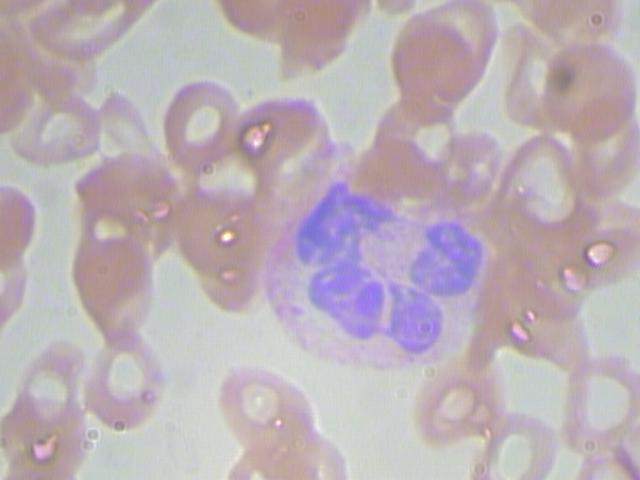
#> input picture izazovi/sc_2022_challenge_1/dataset/train/BloodImage_00000.jpg, 640 x 480 px
$ python -i process.py   (imports and definitions only)   (older library calls are emulated)
#> lines starting #> are read from the running program, lines starting #| are printed output that depends on the picture; after the words box and inside, x2 and y2 are one past the last pixel; in counts of white or black regions, pixels touching at a corner belong together
# ovde importovati biblioteke
import cv2 as cv
from matplotlib import pyplot as plt
import numpy as np


# [199 lines left out: function count_blood_cells2, not called in this run]


def count_blood_cells(image_path):
#> called with image_path = 'dataset/train/BloodImage_00000.jpg'
    blood_cell_count = 0
    # TODO - Prebrojati crvena krvna zrnca i vratiti njihov broj kao povratnu vrednost ove procedure

    # Setup for image processing
    img_base = cv.imread(image_path)
#> img_base is the input picture: shape (480, 640, 3); mean B, G, R 182.3, 175.5, 187.3
    img_base = cv.cvtColor(img_base, cv.COLOR_BGR2RGB)
    print(image_path)

    show_image(img_base)
    # Get binary image using gaussian adaptive method
    img_binary = get_binary_image2(img_base)
#> in get_binary_image2, `image_ada_bin = cv.adaptiveThreshold(image_ada, 255, cv.ADAPTIVE_THRES..`:
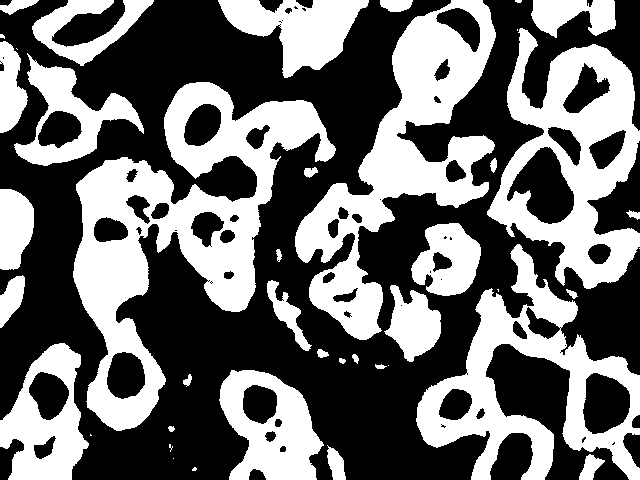
#> image_ada_bin: shape (480, 640); 42.5% white; 42 white regions (11 under 20 px), largest, box (x1, y1, x2, y2) and area: (73, 82, 336, 431) 30043, (295, 0, 496, 340) 22255, (487, 28, 640, 289) 17689
    # show_image(img_binary)

    # Remove contours that contain blue tint
    lower_range = np.array([60, 35, 150])
    upper_range = np.array([180, 255, 255])

    img_hsv = cv.cvtColor(img_base, cv.COLOR_RGB2HSV)
#> img_hsv: shape (480, 640, 3); mean H, S, V 93.8, 27.4, 192.8
    mask = cv.inRange(img_hsv, lower_range, upper_range)  # Create a mask with range
#> mask: shape (480, 640); 21% white; 200 white regions (92 under 20 px), largest, box (x1, y1, x2, y2) and area: (192, 120, 487, 362) 29469, (396, 16, 494, 122) 4086, (168, 99, 322, 172) 4071

    kernel = cv.getStructuringElement(cv.MORPH_ELLIPSE, (11, 11))
    mask = cv.morphologyEx(mask, cv.MORPH_OPEN, kernel, iterations=3)
#> mask: shape (480, 640); 6.6% white; 1 white region, box (x1, y1, x2, y2) and area: (278, 183, 487, 356) 20182
    mask = cv.morphologyEx(mask, cv.MORPH_CLOSE, kernel, iterations=3)
#> mask: shape (480, 640); 7.2% white; 1 white region, box (x1, y1, x2, y2) and area: (278, 183, 487, 356) 22119
    show_image(mask)

    result = cv.bitwise_and(img_binary, img_binary, mask=mask)
#> result: shape (480, 640); 4.4% white; 3 white regions, box (x1, y1, x2, y2) and area: (295, 183, 395, 340) 7751, (411, 223, 481, 296) 3349, (384, 285, 441, 356) 2500
    img_binary = cv.bitwise_xor(img_binary, result)
#> img_binary: shape (480, 640); 38.1% white; 49 white regions (19 under 20 px), largest, box (x1, y1, x2, y2) and area: (73, 82, 336, 431) 30043, (487, 28, 640, 289) 17689, (416, 244, 640, 480) 17180
    show_image(result)

    # Remove small noise
    kernel = cv.getStructuringElement(cv.MORPH_ELLIPSE, (11, 11))
    img_binary = cv.morphologyEx(img_binary, cv.MORPH_OPEN, kernel, iterations=1)
#> img_binary: shape (480, 640); 36.3% white; 29 white regions
    show_image(img_binary)

    # Connect contours
    # kernel = cv.getStructuringElement(cv.MORPH_ELLIPSE, (5, 5))
    # img_binary = cv.morphologyEx(img_binary, cv.MORPH_CLOSE, kernel, iterations=2)

    # Remove small contours
    img, contours, hierarchy = cv.findContours(img_binary, cv.RETR_LIST, cv.CHAIN_APPROX_SIMPLE)
#> contours = 45 contours, 2 with area under 20; largest, box (x1, y1, x2, y2) and area: (157, 82, 324, 312) 17421, (488, 44, 640, 289) 16578, (417, 292, 640, 480) 14647, (73, 157, 174, 431) 13701, (359, 0, 496, 206) 12892
    popup = []
    for i in range(0, len(contours)):
        if len(contours[i]) < 80:
            popup.append(i)
#> this loop made 45 passes
#> after the loop, popup = 34 values from 0 to 44
    for i in popup[::-1]:
        contours.pop(i)
#> this loop made 34 passes
#> i on passes 1 to 8: 44, 43, 40, 39, 37, 36, 35, 34
#> after the loop, contours = 11 contours; largest, box (x1, y1, x2, y2) and area: (157, 82, 324, 312) 17421, (488, 44, 640, 289) 16578, (417, 292, 640, 480) 14647, (73, 157, 174, 431) 13701, (359, 0, 496, 206) 12892

    # Clear image and draw contours
    img_binary = 0 * img_binary
#> img_binary: shape (480, 640); every value is 0
    cv.drawContours(img_binary, contours, -1, (255, 255, 255), cv.FILLED)
#> img_binary: shape (480, 640); 34.1% white; 11 white regions, largest, box (x1, y1, x2, y2) and area: (157, 82, 324, 312) 17848, (488, 44, 640, 289) 17111, (417, 292, 640, 480) 15331
    show_image(img_binary)

    img_binary = 0 * img_binary
    for i in range(0, len(contours)):
        centers, radius = cv.minEnclosingCircle(contours[i])
        centers = tuple([(int(element[0]), int(element[1])) for element in [centers]])

        radius = int(np.floor(radius))
        if radius > 70:
            radius = 70
        if radius < 30:
            radius = 30
        if not (centers[0][0] < 30 or centers[0][0] > 610 or centers[0][1] < 30 or centers[0][1] > 450):
            cv.circle(img_binary, centers[0], 45, (151, 113, 222), cv.FILLED)
#> this loop made 11 passes
#> centers on passes 1 to 8: ((40, 438),), ((272, 426),), ((539, 403),), ((543, 284),), ((120, 293),), ((232, 192),), ((71, 117),), ((591, 166),)
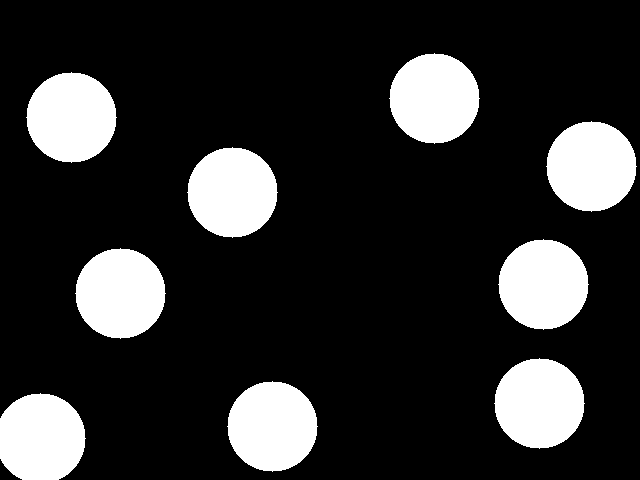
#> img_binary: shape (480, 640); values 0 (black) and 151 (white), 18.6% white; 9 white regions, largest, box (x1, y1, x2, y2) and area: (389, 53, 480, 144) 6361, (26, 72, 117, 163) 6361, (546, 121, 637, 212) 6361
    show_image(img_binary)

    # WATERSHED?
    #img_binary = cv.morphologyEx(img_binary, cv.MORPH_OPEN, kernel)
    #show_image(img_binary)

    #img, contours, hierarchy = cv.findContours(img_binary, cv.RETR_LIST, cv.CHAIN_APPROX_SIMPLE)

    # sure background area
    sure_bg = cv.dilate(img_binary, kernel, iterations=3)
#> sure_bg: shape (480, 640); values 0 (black) and 151 (white), 32.3% white; 8 white regions, largest, box (x1, y1, x2, y2) and area: (479, 224, 604, 464) 22776, (374, 38, 495, 159) 11389, (11, 57, 132, 178) 11389

    show_image(sure_bg)
    # Finding sure foreground area

    # img, contours, hierarchy = cv.findContours(img_binary, cv.RETR_LIST, cv.CHAIN_APPROX_SIMPLE)
    #    centers, radius = cv.minEnclosingCircle(contours[0])

    #   print(centers)
    dist_transform = cv.distanceTransform(img_binary, cv.DIST_L2, 5)
    ret, sure_fg = cv.threshold(dist_transform, 0.5 * dist_transform.max(), 255, 0)
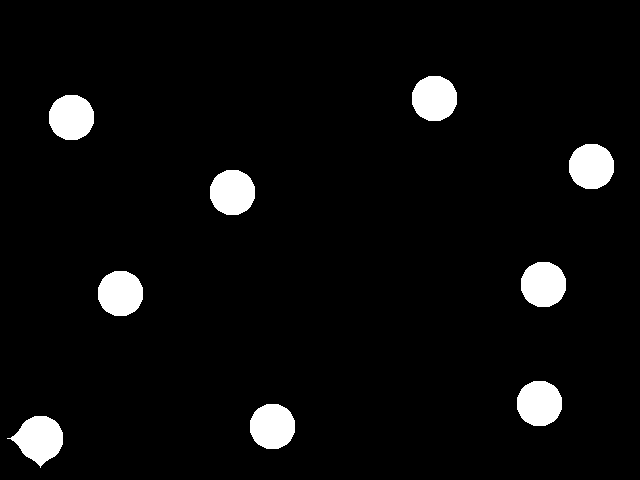
#> sure_fg: shape (480, 640) float32; 4.8% white; 9 white regions, largest, box (x1, y1, x2, y2) and area: (7, 416, 63, 468) 1733, (412, 76, 457, 121) 1633, (49, 95, 94, 140) 1633
#> ret = 22.27
    # sure_fg = cv.erode(img_binary, kernel, iterations=20)
    # Finding unknown region
    sure_fg = np.uint8(sure_fg)
    unknown = cv.subtract(sure_bg, sure_fg)
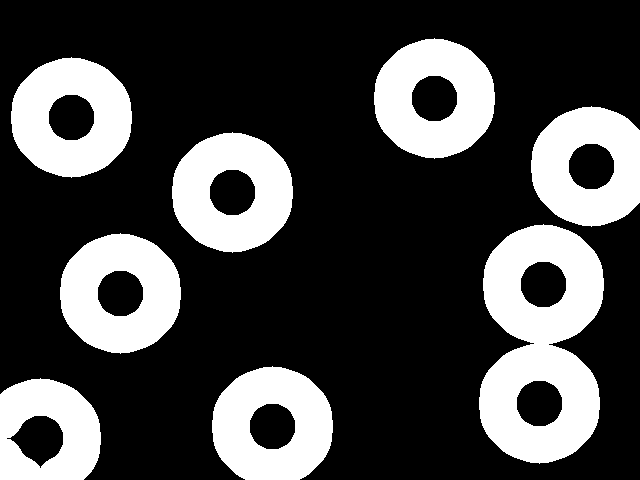
#> unknown: shape (480, 640); values 0 (black) and 151 (white), 27.5% white; 8 white regions


    markers = np.zeros(dist_transform.shape, dtype=np.int32)
    dist_8u = sure_fg.astype('uint8')
    _, contours, _ = cv.findContours(dist_8u, cv.RETR_LIST, cv.CHAIN_APPROX_SIMPLE)
#> contours = 9 contours; largest, box (x1, y1, x2, y2) and area: (7, 416, 63, 468) 1663, (250, 404, 295, 449) 1568, (517, 381, 562, 426) 1568, (98, 271, 143, 316) 1568, (521, 262, 566, 307) 1568
    for i in range(len(contours)):
        cv.drawContours(markers, contours, i, (i + 1), -1)
#> this loop made 9 passes
#> markers: shape (480, 640) int32; 10 distinct labels, from 0 to 9

    markers = cv.circle(markers, (15, 15), 5, len(contours) + 1, -1)
#> markers: shape (480, 640) int32; 11 distinct labels, from 0 to 10
    markers = cv.watershed(img_base, markers)
#> markers: shape (480, 640) int32; 11 distinct labels, from -1 to 10
    img_base[markers == -1] = [0, 0, 255]
#> img_base: shape (480, 640, 3); mean R, G, B 183.5, 171.9, 183.7

    show_image(img_base)
    # Marker labelling
    ret, markers = cv.connectedComponents(sure_fg)
#> markers: shape (480, 640) int32; 10 distinct labels, from 0 to 9
#> ret = 10
    output = cv.connectedComponentsWithStats(
        sure_fg, cv.CV_32S)
    (numLabels, labels, stats, centroids) = output
#> numLabels = 10; stats = [[0, 0, 640, 480, 292403], [412, 76, 45, 45, 1633], [49, 95, 45, 45, 1633], [569, 144, 45, 45, 1633], [210, 170, 45, 45, 1633], [521, 262, 45, 45, 1633], [98, 271, 45, 45, 1633], [517, 381, 45, 45, 1633], [250, 404, 45, 45, 1633], [7, 416, 56, 52, 1733]]; centroids = [[319.8, 238], [434, 98], [71, 117], [591, 166], [232, 192], [543, 284], [120, 293], [539, 403], [272, 426], [39.11, 438.6]]
    # Add one to all labels so that sure background is not 0, but 1
    markers = markers + 1
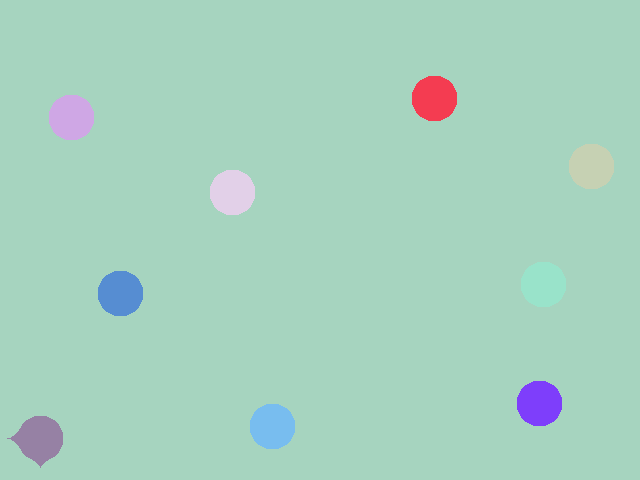
#> markers: shape (480, 640) int32; 10 distinct labels, from 1 to 10; one colour per label, 0 black
    # Now, mark the region of unknown with zero
    markers[unknown == 255] = 0
    print(ret)
#| 10
    markers = cv.watershed(img_base, markers)
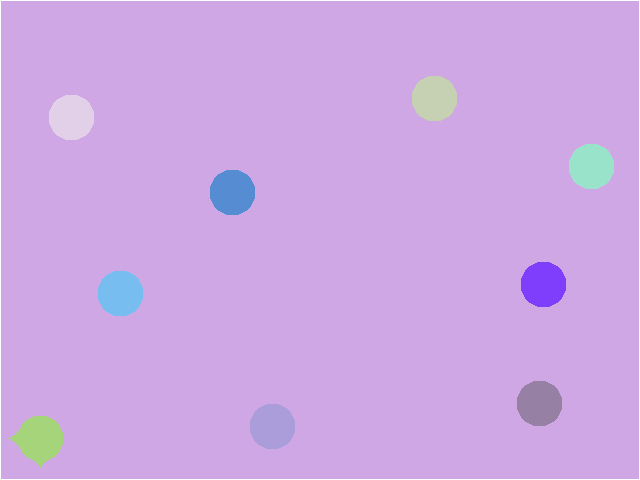
#> markers: shape (480, 640) int32; 11 distinct labels, from -1 to 10; one colour per label, 0 black, -1 white
    img_base[markers == -1] = [255, 0, 0]
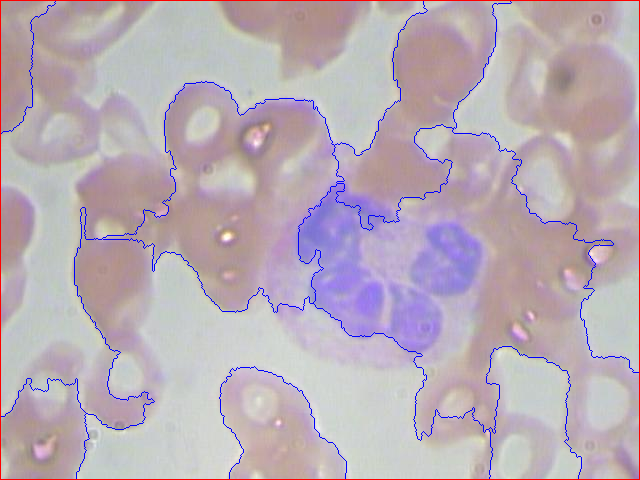
#> img_base: shape (480, 640, 3); mean R, G, B 185.4, 171.9, 181.9
    #blood_cell_count = ret

    return ret


def get_binary_image2(img_base):
    image_ada = cv.cvtColor(img_base, cv.COLOR_RGB2GRAY)
    image_ada = cv.GaussianBlur(image_ada, (11, 11), 2)
    image_ada_bin = cv.adaptiveThreshold(image_ada, 255, cv.ADAPTIVE_THRESH_GAUSSIAN_C, cv.THRESH_BINARY_INV, 151, 3)
    return image_ada_bin


# [6 lines left out: function get_binary_image, not called in this run]


def show_image(img):
    plt.imshow(img)
    #plt.show()
    return

>>> result = count_blood_cells('dataset/train/BloodImage_00000.jpg')
#> result = 10

$ run again, on izazovi/sc_2022_challenge_1/dataset/train/BloodImage_00004.jpg
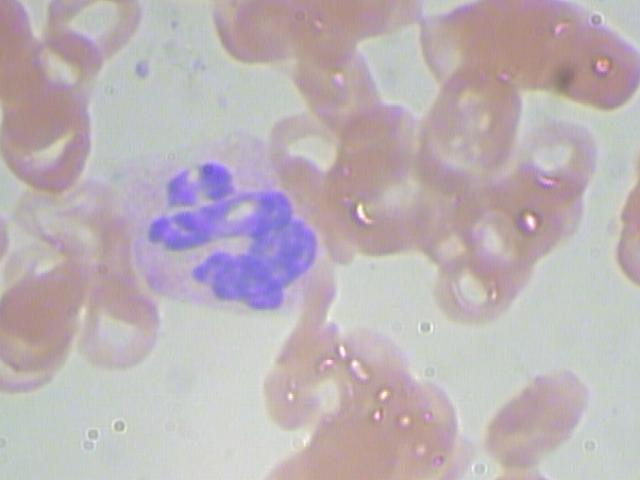
#> input picture izazovi/sc_2022_challenge_1/dataset/train/BloodImage_00004.jpg, 640 x 480 px
#> in count_blood_cells, img_base is the input picture: shape (480, 640, 3); mean B, G, R 182.3, 177.9, 188.3
#> image_ada_bin: shape (480, 640); 38.1% white; 61 white regions (18 under 20 px), largest, box (x1, y1, x2, y2) and area: (214, 0, 640, 324) 49882, (265, 281, 456, 480) 16098, (147, 162, 316, 311) 10726
#> img_hsv: shape (480, 640, 3); mean H, S, V 84.5, 26.4, 193.8
#> in count_blood_cells, `img, contours, hierarchy = cv.findContours(img_binary, cv.RETR_LIST, c..`: contours = 43 contours, 5 with area under 20; largest, box (x1, y1, x2, y2) and area: (414, 123, 595, 324) 14243, (295, 65, 447, 257) 10861, (0, 13, 90, 198) 9739, (269, 358, 456, 480) 9536, (427, 0, 519, 168) 7332
#> the loop in count_blood_cells, `for i in range(0, len(contours)):` made 43 passes
#> after the loop in count_blood_cells, `for i in range(0, len(contours)):`: popup = 28 values from 0 to 37
#> the loop in count_blood_cells, `for i in popup[::-1]:` made 28 passes
#> i on passes 1 to 8: 37, 35, 34, 33, 32, 31, 30, 28
#> after the loop in count_blood_cells, `for i in popup[::-1]:`: contours = 15 contours; largest, box (x1, y1, x2, y2) and area: (414, 123, 595, 324) 14243, (295, 65, 447, 257) 10861, (0, 13, 90, 198) 9739, (269, 358, 456, 480) 9536, (427, 0, 519, 168) 7332
#> the loop in count_blood_cells, `for i in range(0, len(contours)):` made 15 passes
#> centers on passes 1 to 8: ((380, 414),), ((537, 425),), ((362, 451),), ((305, 354),), ((114, 316),), ((39, 303),), ((45, 142),), ((510, 220),)
#> sure_bg: shape (480, 640); values 0 (black) and 151 (white), 38.6% white; 8 white regions, largest, box (x1, y1, x2, y2) and area: (245, 294, 441, 475) 21558, (432, 0, 640, 143) 21261, (0, 243, 175, 377) 18469
#> in count_blood_cells, `ret, sure_fg = cv.threshold(dist_transform, 0.5 * dist_transform.max()..`: ret = 22.39
#> unknown: shape (480, 640); values 0 (black) and 151 (white), 32% white; 8 white regions
#> in count_blood_cells, `_, contours, _ = cv.findContours(dist_8u, cv.RETR_LIST, cv.CHAIN_APPRO..`: contours = 10 contours; largest, box (x1, y1, x2, y2) and area: (0, 281, 137, 339) 3502, (0, 83, 68, 165) 3338, (228, 0, 273, 54) 1786, (515, 403, 560, 448) 1560, (358, 392, 403, 437) 1560
#> the loop in count_blood_cells, `for i in range(len(contours)):` made 10 passes
#> in count_blood_cells, `ret, markers = cv.connectedComponents(sure_fg)`: ret = 11
#> stats = [[0, 0, 640, 480, 286861], [228, 0, 45, 54, 1860], [569, 35, 45, 45, 1625], [470, 60, 45, 45, 1625], [0, 83, 68, 82, 3449], [345, 138, 45, 45, 1625], [488, 198, 45, 45, 1625], [0, 281, 137, 58, 3655], [283, 332, 45, 45, 1625], [358, 392, 45, 45, 1625], [515, 403, 45, 45, 1625]]; centroids = [[321.1, 241.2], [250, 27.7], [591, 57], [492, 82], [37.84, 122.3], [367, 160], [510, 220], [74.67, 309.3], [305, 354], [380, 414], [537, 425]]
#| 11
#> in count_blood_cells, `markers = cv.watershed(img_base, markers)`:
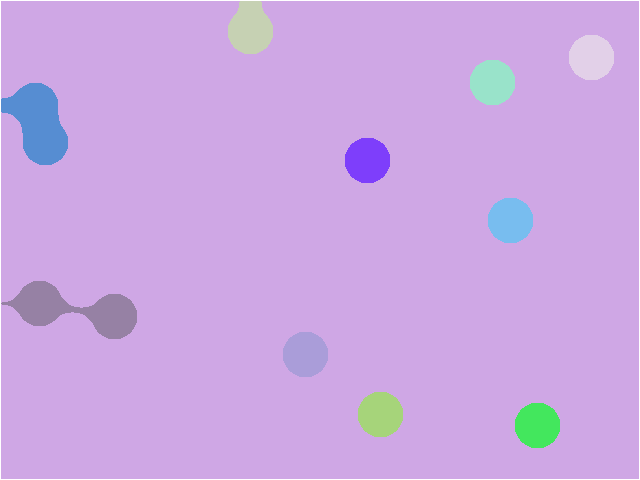
#> markers: shape (480, 640) int32; 12 distinct labels, from -1 to 11; one colour per label, 0 black, -1 white
#> in count_blood_cells, `img_base[markers == -1] = [255, 0, 0]`:
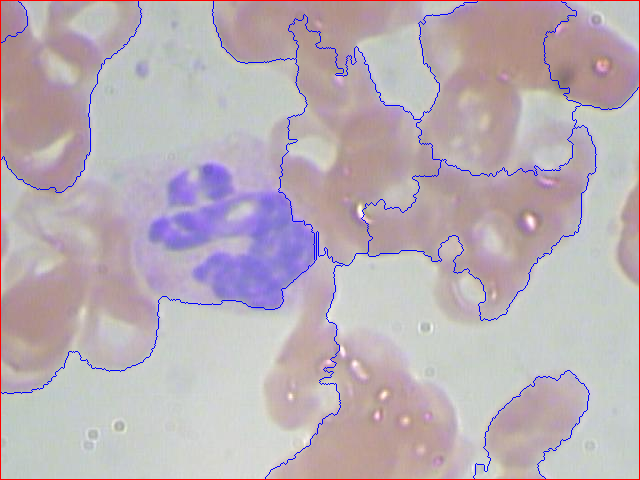
#> img_base: shape (480, 640, 3); mean R, G, B 186.6, 174.5, 181.9
#> `result = count_blood_cells('dataset/train/BloodImage_00000.jpg')`: result = 11
